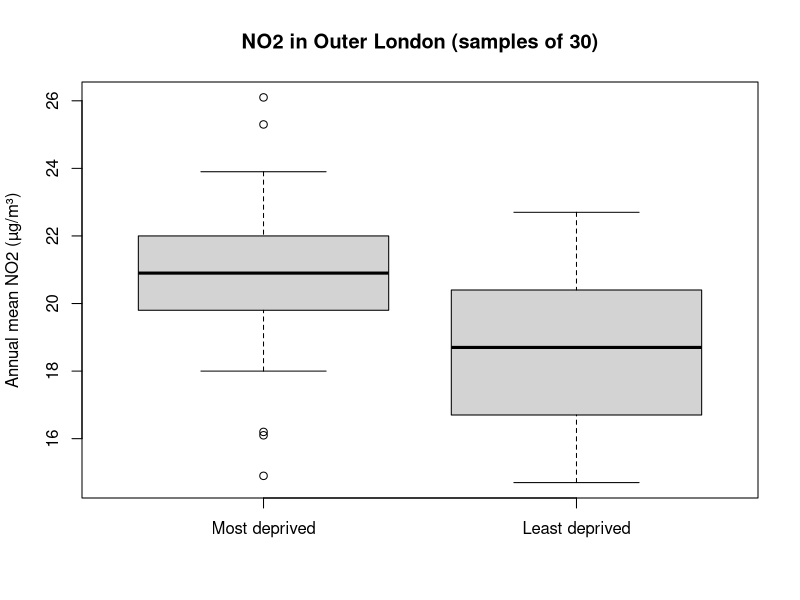
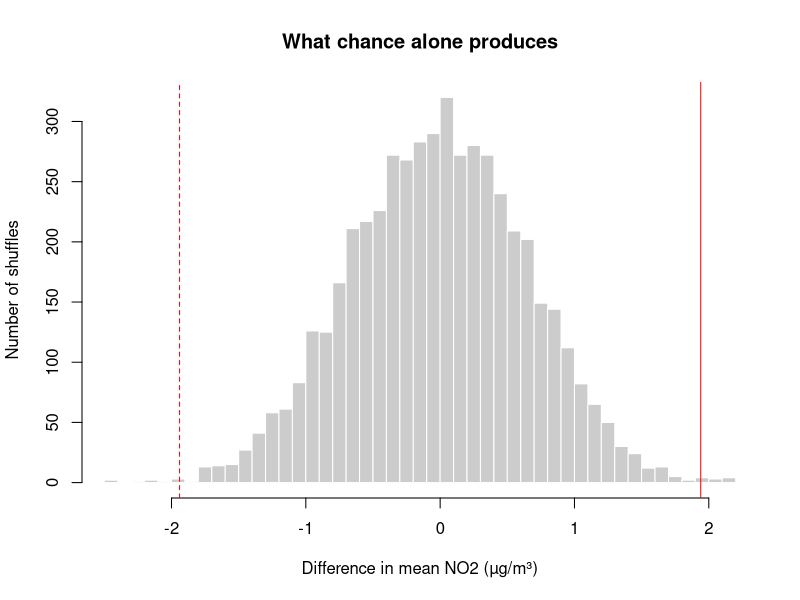

R code for these plots, in order:
## ---- chunk 1
#| label: 07-load
#| filename: 'R code'
#| message: false
# load the tidyverse and the data
library(tidyverse)
lsoa <- read_csv('data/london-lsoa-air-quality.csv')

# income deprivation quintiles across London, as before
lsoa <- lsoa |>
  mutate(income_quintile = ntile(income_score, 5))

# Outer London, least (1) and most (5) deprived fifths only
outer <- lsoa |>
  filter(inner_outer == 'Outer', income_quintile %in% c(1, 5)) |>
  mutate(group = if_else(income_quintile == 5, 'Most deprived', 'Least deprived'),
         group = factor(group, levels = c('Most deprived', 'Least deprived')))

# a random sample of 30 LSOAs from each group
set.seed(48)
my_sample <- outer |>
  group_by(group) |>
  slice_sample(n = 30) |>
  ungroup()
## ---- chunk 2
#| label: 07-describe
#| filename: 'R code'
# group summaries
my_sample |>
  group_by(group) |>
  summarise(n = n(),
            mean = mean(no2),
            sd = sd(no2))

# the observed difference in means
obs_diff <- mean(my_sample$no2[my_sample$group == 'Most deprived']) -
  mean(my_sample$no2[my_sample$group == 'Least deprived'])
obs_diff
## ---- chunk 3
#| label: fig-07-box
#| fig-cap: NO2 in samples of 30 Outer London LSOAs from the most and least income-deprived fifths.
#| filename: 'R code'
boxplot(no2 ~ group, data = my_sample,
        main = 'NO2 in Outer London (samples of 30)',
        xlab = '', ylab = 'Annual mean NO2 (µg/m³)')
## ---- chunk 4
#| label: 07-perm
#| filename: 'R code'
# shuffle the group labels 5,000 times; each time, compute the difference
set.seed(48)
perm_diffs <- replicate(5000, {
  shuffled <- sample(my_sample$group)
  mean(my_sample$no2[shuffled == 'Most deprived']) -
    mean(my_sample$no2[shuffled == 'Least deprived'])
})
## ---- chunk 5
#| label: fig-07-perm
#| fig-cap: Differences in means after shuffling the group labels 5,000 times. The solid red line is the observed difference; the dashed line is the same difference in the other direction.
#| filename: 'R code'
hist(perm_diffs, breaks = 40,
     xlim = range(perm_diffs, obs_diff, -obs_diff),
     main = 'What chance alone produces',
     xlab = 'Difference in mean NO2 (µg/m³)', ylab = 'Number of shuffles',
     col = 'grey80', border = 'white')
abline(v = c(obs_diff, -obs_diff), col = 'red', lty = c(1, 2))
## ---- chunk 6
#| label: 07-perm-p
#| filename: 'R code'
# p-value: how often is chance at least as extreme as our data?
mean(abs(perm_diffs) >= abs(obs_diff))
## ---- chunk 7
#| label: 07-ttest
#| filename: 'R code'
# Welch two-sample t-test: NO2 by group
t_result <- t.test(no2 ~ group, data = my_sample)
t_result
## ---- chunk 8
#| label: 07-effect
#| filename: 'R code'
# difference in means (Most minus Least deprived) and its 95% CI
unname(t_result$estimate[1] - t_result$estimate[2])
t_result$conf.int
## ---- chunk 9
#| label: 07-cohen
#| filename: 'R code'
# Cohen's d: difference in standard deviation units
sds <- my_sample |>
  group_by(group) |>
  summarise(sd = sd(no2))
pooled_sd <- sqrt(mean(sds$sd^2))
obs_diff / pooled_sd
## ---- chunk 10
#| label: 07-truth
#| filename: 'R code'
# the true difference in Outer London
true_diff <- mean(outer$no2[outer$group == 'Most deprived']) -
  mean(outer$no2[outer$group == 'Least deprived'])
true_diff
## ---- chunk 11
#| label: 07-inner
#| filename: 'R code'
# the same comparison, in Inner London
inner <- lsoa |>
  filter(inner_outer == 'Inner', income_quintile %in% c(1, 5)) |>
  mutate(group = if_else(income_quintile == 5, 'Most deprived', 'Least deprived'),
         group = factor(group, levels = c('Most deprived', 'Least deprived')))

set.seed(48)
inner_sample <- inner |>
  group_by(group) |>
  slice_sample(n = 30) |>
  ungroup()

t.test(no2 ~ group, data = inner_sample)
## ---- chunk 12
#| label: 07-inner-truth
#| filename: 'R code'
# the true difference in Inner London
mean(inner$no2[inner$group == 'Most deprived']) -
  mean(inner$no2[inner$group == 'Least deprived'])
## ---- chunk 13
#| label: 07-large-n
#| filename: 'R code'
# a small difference, large samples
large <- lsoa |>
  filter(income_quintile %in% c(4, 5)) |>
  mutate(group = factor(income_quintile))

set.seed(48)
large_sample <- large |>
  group_by(group) |>
  slice_sample(n = 800) |>
  ungroup()

t.test(no2 ~ group, data = large_sample)
## ---- chunk 14
#| label: 07-multiple
#| filename: 'R code'
# 1,000 tests where there is no difference at all
same_group <- lsoa |>
  filter(inner_outer == 'Outer', income_quintile == 3)

set.seed(48)
p_values <- replicate(1000, {
  a <- sample(same_group$no2, 30)
  b <- sample(same_group$no2, 30)
  t.test(a, b)$p.value
})

# how many are 'significant', and what share?
sum(p_values < 0.05)
mean(p_values < 0.05)
